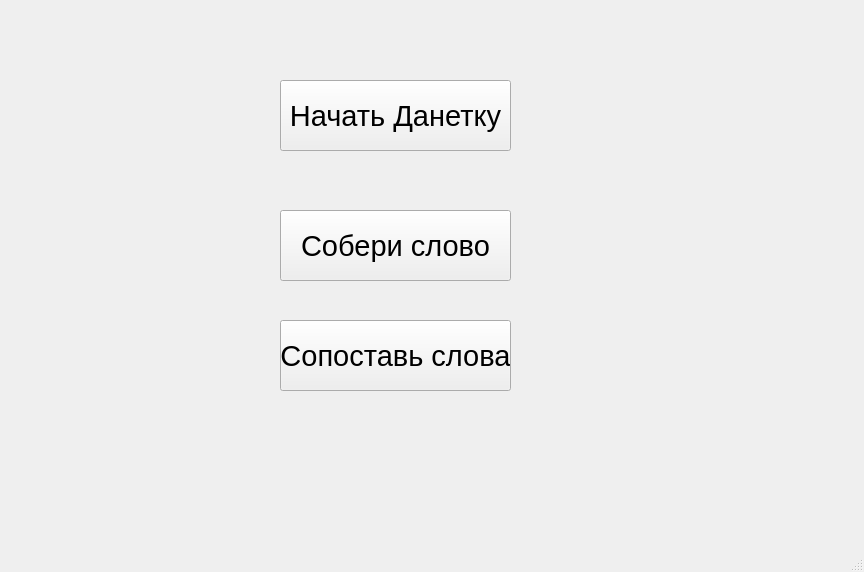
<?xml version="1.0" encoding="UTF-8"?>
<ui version="4.0">
 <class>MainWindow</class>
 <widget class="QMainWindow" name="MainWindow">
  <property name="geometry">
   <rect>
    <x>0</x>
    <y>0</y>
    <width>864</width>
    <height>572</height>
   </rect>
  </property>
  <property name="font">
   <font>
    <pointsize>8</pointsize>
   </font>
  </property>
  <property name="windowTitle">
   <string>MainWindow</string>
  </property>
  <widget class="QWidget" name="centralwidget">
   <widget class="QPushButton" name="btn">
    <property name="enabled">
     <bool>true</bool>
    </property>
    <property name="geometry">
     <rect>
      <x>280</x>
      <y>80</y>
      <width>231</width>
      <height>71</height>
     </rect>
    </property>
    <property name="font">
     <font>
      <pointsize>22</pointsize>
     </font>
    </property>
    <property name="text">
     <string>Начать Данетку</string>
    </property>
   </widget>
   <widget class="QPushButton" name="pushButton">
    <property name="geometry">
     <rect>
      <x>280</x>
      <y>210</y>
      <width>231</width>
      <height>71</height>
     </rect>
    </property>
    <property name="font">
     <font>
      <pointsize>22</pointsize>
      <weight>50</weight>
      <bold>false</bold>
     </font>
    </property>
    <property name="text">
     <string>Собери слово</string>
    </property>
   </widget>
   <widget class="QPushButton" name="pushButton_2">
    <property name="geometry">
     <rect>
      <x>280</x>
      <y>320</y>
      <width>231</width>
      <height>71</height>
     </rect>
    </property>
    <property name="font">
     <font>
      <pointsize>22</pointsize>
     </font>
    </property>
    <property name="text">
     <string>Сопоставь слова</string>
    </property>
   </widget>
  </widget>
  <widget class="QMenuBar" name="menubar">
   <property name="geometry">
    <rect>
     <x>0</x>
     <y>0</y>
     <width>864</width>
     <height>21</height>
    </rect>
   </property>
  </widget>
  <widget class="QStatusBar" name="statusbar"/>
 </widget>
 <resources/>
 <connections/>
</ui>
